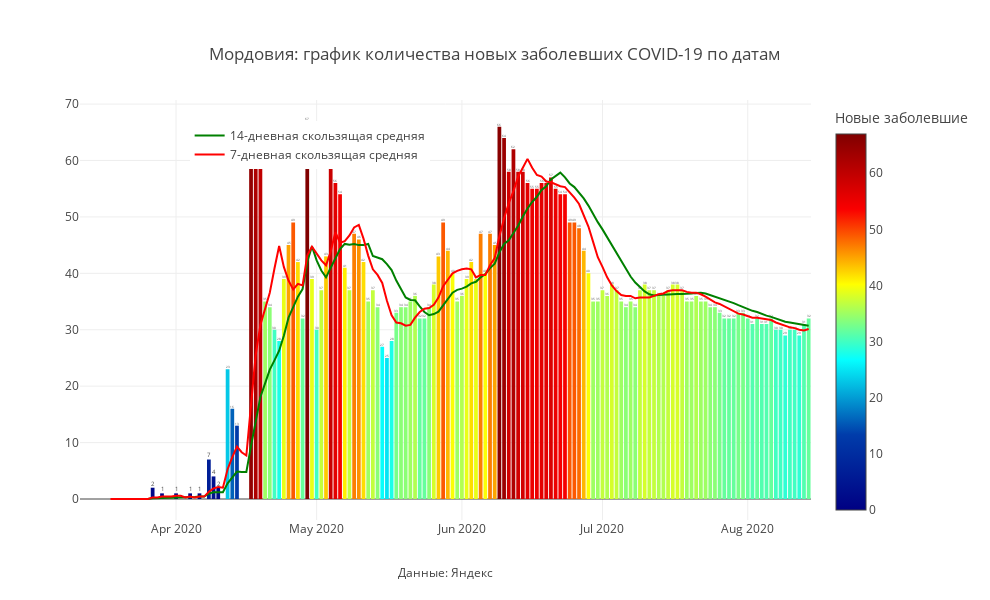

Source (notebook cell):
### Code cell
mask = X.Region ==my_region
#mask = (X.Date>datetime.date(2020,5,1)&(X.Region.isin(regions_towatch))
#mask = (X.Date>datetime.date(2020,5,1)&(X.Region==my_region)

fig = px.bar(X[mask], x='Date', 
             y="Day_confirmed",color ='Day_confirmed',
             title=f'{my_region}: '+'график количества новых заболевших COVID-19 по датам',
              color_continuous_scale= 'jet',text = 'Day_confirmed',
             labels = {'Day_confirmed' : "Новые заболевшие",'Remaining_ill':'Текущие больные'})
fig.add_trace(
    go.Scatter(
        name='14-дневная скользящая средняя',
        x=X[mask].Date,
        y=X[mask]['MA14_dayconfirmed'],
        mode="lines",
        
        line=go.scatter.Line(color="green"),
        showlegend=True)
)
fig.add_trace(
    go.Scatter(
        name = '7-дневная скользящая средняя',
        x=X[mask]['Date'],
        y=X[mask]['MA7_dayconfirmed'],
        mode="lines",
        
        line=go.scatter.Line(color="red"),
        showlegend=True)
)
fig.update_layout(
    annotations=[
#         dict(
#             x='2020-04-13',
#             y=1355,
#             xref="x",
#             yref="y",
#             text="Введение<br>пропускной<br>системы в Москве",
#             showarrow=True,
#             arrowhead=2,
#             ax=0,
#             ay=-60),
#         dict(
#             x='2020-06-09',
#             y=1572,
#             xref="x",
#             yref="y",
#             text="Отмена<br>пропускной<br>системы в Москве",
#             showarrow=True,
#             arrowhead=2,
#             ax=0,
#             ay=-90),
        dict(
            x=0.5,
            y=-0.15,
            showarrow=False,
            text="Данные: Яндекс",
            xref="paper",
            yref="paper"),
        
                ],
    
    
                  title_x = 0.5,
                  title_y= 0.9,
                  title_xanchor = "center",
                  title_yanchor = "bottom", 
                  legend_x = 0.15,legend_y = 0.95,
                  width = 990, height = 600,template = 'gridon',
    
    
                  xaxis_title='',yaxis_title = ' '
)


fig.show()

### Figure 1 — Plotly figure (JSON) as saved in the notebook; plotly's stock layout.template omitted (floating-point values rounded to 4 significant figures; data arrays with more than 128 entries replaced by an {"elided": "..."} marker saying what was removed)
{"data": [{"alignmentgroup": "True", "hovertemplate": "Date=%{x}<br>Новые заболевшие=%{marker.color}<extra></extra>", "legendgroup": "", "marker": {"color": {"elided": "156 int values"}, "coloraxis": "coloraxis"}, "name": "", "offsetgroup": "", "orientation": "v", "showlegend": false, "text": {"elided": "156 int values"}, "textposition": "auto", "type": "bar", "x": {"elided": "156 str values"}, "xaxis": "x", "y": {"elided": "156 int values"}, "yaxis": "y"}, {"line": {"color": "green"}, "mode": "lines", "name": "14-дневная скользящая средняя", "showlegend": true, "type": "scatter", "x": {"elided": "156 str values"}, "y": {"elided": "156 float values"}}, {"line": {"color": "red"}, "mode": "lines", "name": "7-дневная скользящая средняя", "showlegend": true, "type": "scatter", "x": {"elided": "156 str values"}, "y": {"elided": "156 float values"}}], "layout": {"annotations": [{"showarrow": false, "text": "Данные: Яндекс", "x": 0.5, "xref": "paper", "y": -0.15, "yref": "paper"}], "barmode": "relative", "coloraxis": {"colorbar": {"title": {"text": "Новые заболевшие"}}, "colorscale": [[0, "rgb(0,0,131)"], [0.2, "rgb(0,60,170)"], [0.4, "rgb(5,255,255)"], [0.6, "rgb(255,255,0)"], [0.8, "rgb(250,0,0)"], [1, "rgb(128,0,0)"]]}, "height": 600, "legend": {"tracegroupgap": 0, "x": 0.15, "y": 0.95}, "title": {"text": "Мордовия: график количества новых заболевших COVID-19 по датам", "x": 0.5, "xanchor": "center", "y": 0.9, "yanchor": "bottom"}, "width": 990, "xaxis": {"anchor": "y", "domain": [0, 1], "title": {"text": ""}}, "yaxis": {"anchor": "x", "domain": [0, 1], "title": {"text": " "}}}}
